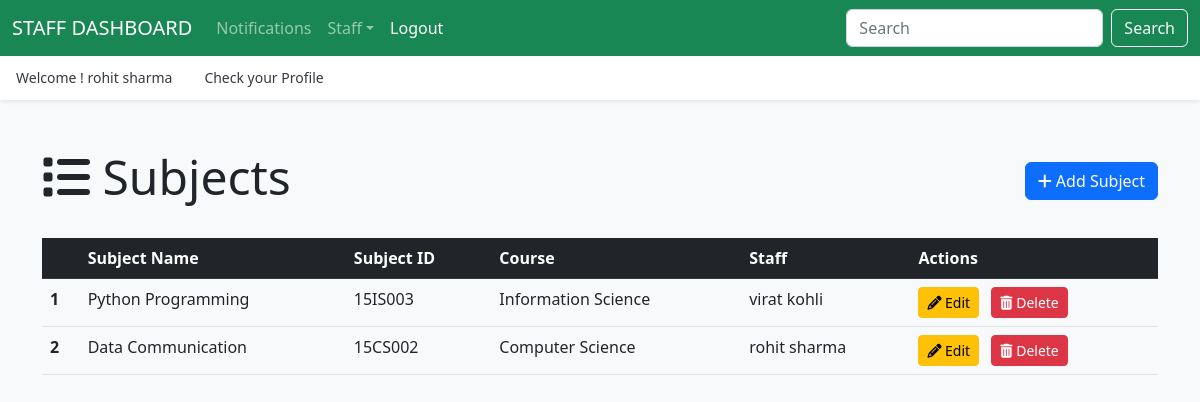
/hod/subject/ (signed in), run on the app's committed database.
### authentication/models.py (models this page shows, shortened)
class UserProfile(models.Model):
    user = models.OneToOneField(User, on_delete=models.CASCADE)
    usertype = models.CharField(max_length=50)

### app_hod/models.py (models this page shows, shortened)
class Subject(models.Model):
    name = models.CharField(max_length=100)
    subject_id = models.CharField(max_length=20, unique=True)
    course = models.ForeignKey(Course,on_delete=models.CASCADE)
    staff = models.ForeignKey(Staff,on_delete=models.CASCADE)
    created_at = models.DateTimeField(auto_now_add=True)
    updated_at = models.DateTimeField(auto_now=True)

class Course(models.Model):
    name = models.CharField(max_length=100)
    created_at = models.DateTimeField(auto_now_add=True)
    updated_at = models.DateTimeField(auto_now=True)
    def __str__(self):
        return self.name

class Staff(models.Model):
    user = models.OneToOneField(UserProfile, on_delete=models.CASCADE)
    staff_id = models.CharField(max_length=20, unique=True)
    gender = models.CharField(max_length=1, choices=[('M', 'Male'), ('F', 'Female')])
    doj = models.DateField()
    qualification = models.TextField()
    phone_number = models.CharField(max_length=20)
    course = models.ForeignKey(Course,on_delete=models.DO_NOTHING)
    created_at = models.DateTimeField(auto_now_add=True)
    updated_at = models.DateTimeField(auto_now=True)
    def __str__(self):
        return f"{self.user.user.first_name} {self.user.user.last_name}"

### app_hod/views.py (the view)
# urls.py: path('subject/', views.subject_index, name="list-subject"),
@login_required(login_url='/login/')
def subject_index(request):
    subject = Subject.objects.all()
    context = {"data": subject}
    return render(request, 'hod/subject_index.html', context)

### templates/hod/subject_index.html (shortened to what this page needs)
{% extends "layouts/master.html" %}
{% block content %}
<div class="container my-5">
    <div class="d-flex justify-content-between align-items-center">
        <h1 class="display-5 mb-2"><i class="fas fa-list"></i> Subjects</h1>
        <a href="{% url 'add-subject' %}" class="btn btn-primary"><i class="fas fa-plus"></i> Add Subject</a>
    </div>
    <table class="table mt-4">
        <thead class="table-dark">
            <tr>
                <th scope="col"></th>
                <th scope="col">Subject Name</th>
                <th scope="col">Subject ID</th>
                <th scope="col">Course</th>
                <th scope="col">Staff</th>
                <th scope="col">Actions</th>
            </tr>
        </thead>
        <tbody>
            {% for subject in data %}
            <tr>
                <th scope="row">{{ forloop.counter }}</th>
                <td>{{ subject.name }}</td>
                <td>{{ subject.subject_id }}</td>
                <td>{{ subject.course }}</td>
                <td>{{ subject.staff}}</td>
                <td>
                    <a href="{% url 'edit-subject' subject.id %}" class="btn btn-sm btn-warning me-2"><i class="fas fa-pencil-alt"></i> Edit</a>
                    <a href="{% url 'delete-subject' subject.id %}" class="btn btn-sm btn-danger"><i class="fas fa-trash-alt"></i> Delete</a>
                </td>
            </tr>
            {% endfor %}
        </tbody>
    </table>
</div>
{% endblock content %}

### templates/layouts/master.html (shortened to what this page needs)
{% load static %}
<!doctype html>
<html lang="en">
<head>
  <link rel="stylesheet" href="https://cdnjs.cloudflare.com/ajax/libs/font-awesome/6.4.0/css/all.min.css">
  <link href="https://cdn.jsdelivr.net/npm/bootstrap@5.2.3/dist/css/bootstrap.min.css" rel="stylesheet">
  <link href="{% static 'css/offcanvas.css' %}" rel="stylesheet">
</head>
<body class="bg-light">
  {% if user.userprofile.usertype == 'hod' %}
  <nav class="navbar navbar-expand-lg fixed-top navbar-dark bg-success" aria-label="Main navigation">
    <div class="container-fluid">
      <a class="navbar-brand" href="{% url 'hodpage' %}" style="text-transform:uppercase;">{{ user.userprofile.usertype }} Dashboard</a>
      <button class="navbar-toggler p-0 border-0" type="button" id="navbarSideCollapse" aria-label="Toggle navigation">
        <span class="navbar-toggler-icon"></span>
      </button>
      <div class="navbar-collapse offcanvas-collapse" id="navbarsExampleDefault">
        <ul class="navbar-nav me-auto mb-2 mb-lg-0">
          <li class="nav-item dropdown">
            <a class="nav-link dropdown-toggle" href="#" id="dropdown00" data-bs-toggle="dropdown" aria-expanded="false">Notification</a>
            <ul class="dropdown-menu" aria-labelledby="dropdown00">
              <li><a class="dropdown-item" href="{% url 'send-studentnotification' %}">Student Notification</a></li>
              <li><a class="dropdown-item" href="{% url 'send-staffnotification' %}">Staff Notification</a></li>
            </ul>
          </li>
          <li class="nav-item dropdown">
            <a class="nav-link dropdown-toggle" href="#" id="dropdown01" data-bs-toggle="dropdown" aria-expanded="false">Course</a>
            <ul class="dropdown-menu" aria-labelledby="dropdown01">
              <li><a class="dropdown-item" href="{% url 'add-course' %}">Add Course</a></li>
              <li><a class="dropdown-item" href="{% url 'list-course' %}">View Course</a></li>
            </ul>
          </li>
          <li class="nav-item dropdown">
            <a class="nav-link dropdown-toggle" href="#" id="dropdown02" data-bs-toggle="dropdown" aria-expanded="false">Student</a>
            <ul class="dropdown-menu" aria-labelledby="dropdown02">
              <li><a class="dropdown-item" href="{% url 'add-student' %}">Add Student</a></li>
              <li><a class="dropdown-item" href="{% url 'list-student' %}">View Student</a></li>
            </ul>
          </li>
          <li class="nav-item dropdown">
            <a class="nav-link dropdown-toggle" href="#" id="dropdown03" data-bs-toggle="dropdown" aria-expanded="false">Staff</a>
            <ul class="dropdown-menu" aria-labelledby="dropdown03">
              <li><a class="dropdown-item" href="{% url 'add-staff' %}">Add Staff</a></li>
              <li><a class="dropdown-item" href="{% url 'list-staff' %}">View Staff</a></li>
            </ul>
          </li>
          <li class="nav-item dropdown">
            <a class="nav-link dropdown-toggle" href="#" id="dropdown04" data-bs-toggle="dropdown" aria-expanded="false">Subject</a>
            <ul class="dropdown-menu" aria-labelledby="dropdown04">
              <li><a class="dropdown-item" href="{% url 'add-subject' %}">Add Subject</a></li>
              <li><a class="dropdown-item" href="{% url 'list-subject' %}">View Subject</a></li>
            </ul>
          </li>
          <li class="nav-item">
            <a class="nav-link active" aria-current="page" href="{% url 'logout' %}">Logout</a>
          </li>
        </ul>
        <form class="d-flex">
          <input class="form-control me-2" type="search" placeholder="Search" aria-label="Search">
          <button class="btn btn-outline-light" type="submit">Search</button>
        </form>
      </div>
    </div>
  </nav>
  {% elif user.userprofile.usertype == 'staff' %}
  <nav class="navbar navbar-expand-lg fixed-top navbar-dark bg-success" aria-label="Main navigation">
    <div class="container-fluid">
      <a class="navbar-brand" href="{% url 'staffpage' %}" style="text-transform:uppercase;">{{ user.userprofile.usertype }} Dashboard</a>
      <div class="navbar-collapse offcanvas-collapse" id="navbarsExampleDefault">
        <ul class="navbar-nav me-auto mb-2 mb-lg-0">
          <li class="nav-item">
            <a class="nav-link" href="{% url 'staff-notification' %}">Notifications</a>
          </li>
          <li class="nav-item dropdown">
            <a class="nav-link dropdown-toggle" href="#" id="dropdown03" data-bs-toggle="dropdown" aria-expanded="false">Staff</a>
          </li>
          <li class="nav-item">
            <a class="nav-link active" aria-current="page" href="{% url 'logout' %}">Logout</a>
          </li>
        </ul>
        <form class="d-flex">
          <input class="form-control me-2" type="search" placeholder="Search" aria-label="Search">
          <button class="btn btn-outline-light" type="submit">Search</button>
        </form>
      </div>
    </div>
  </nav>
  {% endif %}
  <div class="nav-scroller bg-body shadow-sm">
    <nav class="nav nav-underline" aria-label="Secondary navigation">
      <p class="nav-link active" aria-current="page">Welcome ! {{ user.first_name }} {{ user.last_name }}</p>
      <a class="nav-link active" aria-current="page"
      {% if user.userprofile.usertype == 'hod' %}
      href=" {% url 'hodprofile' %}"
      {% elif user.userprofile.usertype == 'staff' %}
      href=" {% url 'staffprofile' %}"
      {% elif user.userprofile.usertype == 'student' %}
      href=" {% url 'studentprofile' %}"
      {% endif %}>Check your Profile</a>
    </nav>
  </div>
  {% block content %}
  {% endblock %}
</body>
</html>

### static/css/offcanvas.css (style rules this page uses)
html, body { overflow-x: hidden; }
body { padding-top: 56px; }
.nav-scroller { position: relative; z-index: 2; height: 2.75rem; overflow-y: hidden; }
.nav-scroller .nav { display: flex; flex-wrap: nowrap; padding-bottom: 1rem; margin-top: -1px; overflow-x: auto; color: rgba(255, 255, 255, .75); text-align: center; white-space: nowrap; -webkit-overflow-scrolling: touch; }
.nav-underline .nav-link { padding-top: .75rem; padding-bottom: .75rem; font-size: .875rem; color: #6c757d; }
.nav-underline .active { font-weight: 500; color: #343a40; }

### data on the page
Subject: name "Python Programming", subject_id "15IS003", course "Information Science", staff "virat kohli"
Subject: name "Data Communication", subject_id "15CS002", course "Computer Science", staff "rohit sharma"

### other printed values
{{ user.userprofile.usertype }} "STAFF"
{{ user.first_name }} "rohit"
{{ user.last_name }} "sharma"
